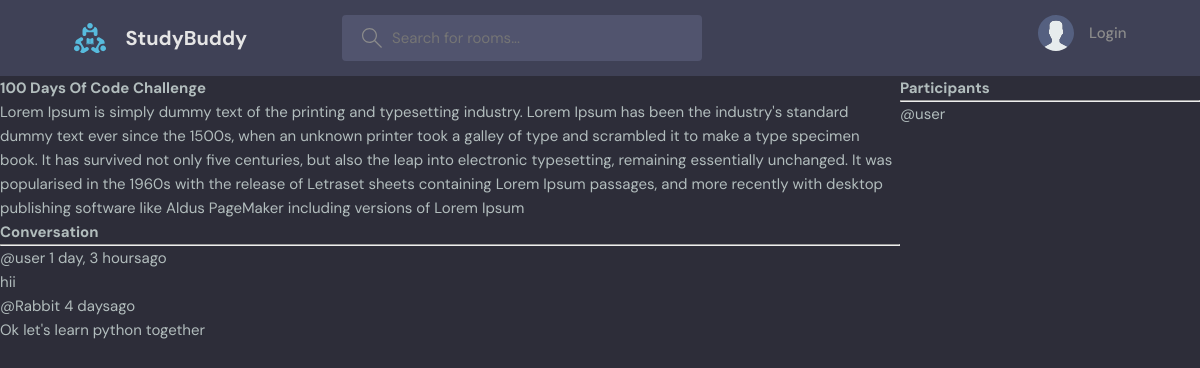
Page /room/2/ on the committed database.
### base/models.py (models this page shows, shortened)
class Room(models.Model):
    host = models.ForeignKey(User, on_delete=models.SET_NULL, null=True)
    topic = models.ForeignKey(Topic, on_delete=models.SET_NULL, null=True)
    name = models.CharField(max_length=200)
    description = models.TextField(null=True, blank=True)
    participants = models.ManyToManyField(User, related_name='participants', blank=True )
    updated = models.DateTimeField(auto_now=True)
    created = models.DateTimeField(auto_now_add=True)
    class Meta:
        ordering = ['-updated', '-created']

class Message(models.Model):
    user = models.ForeignKey(User, on_delete=models.CASCADE)
    room = models.ForeignKey(Room, on_delete=models.CASCADE)
    body = models.TextField()
    updated = models.DateTimeField(auto_now=True)
    created = models.DateTimeField(auto_now_add=True)
    class Meta:
        ordering = ['-updated', '-created']

### base/views.py (the view, shortened to what this page needs)
# urls.py: path('room/<str:pk>/', views.room, name="room"),
def room(request, pk):
    room = Room.objects.get(id=pk)
    room_messages = room.message_set.all()
    participants = room.participants.all()
    context = {'room' : room, 'room_messages' : room_messages, 'participants': participants}
    return render(request, 'base/room.html', context)

### base/templates/base/room.html (shortened to what this page needs)
{% extends 'main.html' %}
{% block content %}
<div class="room-container">
    <div>
<h1>{{room.name}}</h1>
<p>{{room.description}}</p>
<div class="comment-wrapper">
    <h3>Conversation</h3>
    <hr>
    {% for message in room_messages %}
    <div>
        <small>@{{message.user}}  {{message.created|timesince}}ago</small>
        <p> {{message.body}} </p>
    </div>
    {% endfor %}
</div>
</div>
<div>
<h3>Participants</h3>
<hr>
{% for user in participants %}
   <div>
    <p>@{{user.username}}</p>
   </div>
{% endfor %}
</div>
</div>
{% endblock content %}

### static/styles/style.css (style rules this page uses)
:root { --color-main: #71c6dd; --color-main-light: #e1f6fb; --color-dark: #3f4156; --color-dark-medium: #51546e; --color-dark-light: #696d97; --color-light: #e5e5e5; --color-gray: #8b8b8b; --color-light-gray: #b2bdbd; --color-bg: #2d2d39; --color-success: #5dd693; --color-error: #fc4b0b; }
* { font-family: "DM Sans", -apple-system, BlinkMacSystemFont, "Segoe UI", Roboto, Oxygen, Ubuntu, Cantarell, "Open Sans", "Helvetica Neue", sans-serif; margin: 0; padding: 0; box-sizing: border-box; text-rendering: optimizeLegibility; font-size: inherit; }
html { font-size: 56.25%; }
@media only screen and (min-width: 1200px) { html { font-size: 62.5%; } }
body { line-height: 1.6; font-weight: 400; font-size: 1.5rem; color: var(--color-light-gray); background-color: var(--color-bg); min-height: 100vh; }

### base/templates/base/room.html (style rules this page uses)
.room-container { display: grid; grid-template-columns: 3fr 1fr; }

### rows in the picture
Room: name "100 Days Of Code Challenge", description "Lorem Ipsum is simply dummy text of the printing and typesetting industry. Lorem Ipsum has been the industry's standard dummy text ever since the 1500s, when an unknown printer took a galley of type and scrambled it to make a type specimen book. It has survived not only five centuries, but also the leap into electronic typesetting, remaining essentially unchanged. It was popularised in the 1960s with the release of Letraset sheets containing Lorem Ipsum passages, and more recently with desktop publishing software like Aldus PageMaker including versions of Lorem Ipsum"
Message: user "user", created "1 day, 3 hours", body "hii"
Message: user "Rabbit", created "4 days", body "Ok let's learn python together"

### other values in the picture
{{ user.username }} "user"
